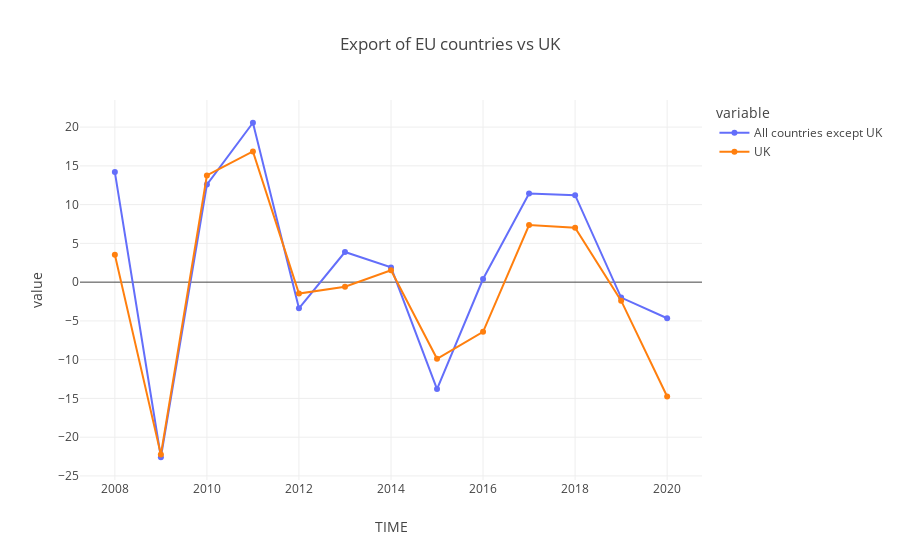

Notebook cell for this chart:
### Code cell
#dataframe: export EU countries vs UK in percentage change, previous period

df_ex_eu_gbr = df_ex_percent_eu[(df_ex_percent_eu.LOCATION == 'GBR')]      # only value of UK
df_ex_eu_other = df_ex_percent_eu[(df_ex_percent_eu.LOCATION != 'GBR')]    # value of all countries except UK

#take the yearly average value of all other countries except UK
df_ex_eu_avg = df_ex_eu_other.groupby('TIME').mean()
df_ex_eu_avg = df_ex_eu_avg.rename(columns={'Value': 'All countries except UK'})

#plotting
fig_ex_base_eu = px.line(df_ex_eu_avg['All countries except UK'], title='Export of EU countries vs UK', markers=True)
fig_ex_base_eu.add_scatter(x=df_ex_eu_gbr['TIME'], y=df_ex_eu_gbr['Value'], mode='lines+markers', name='UK')
fig_ex_base_eu.update_layout(template=None, autosize=False)

fig_ex_base_eu.show()

### Figure 1 — Plotly figure (JSON) as saved in the notebook; plotly's stock layout.template omitted (floating-point values rounded to 4 significant figures)
{"data": [{"hovertemplate": "variable=All countries except UK<br>TIME=%{x}<br>value=%{y}<extra></extra>", "legendgroup": "All countries except UK", "line": {"color": "#636efa", "dash": "solid"}, "marker": {"symbol": "circle"}, "mode": "lines+markers", "name": "All countries except UK", "orientation": "v", "showlegend": true, "type": "scatter", "x": [2008, 2009, 2010, 2011, 2012, 2013, 2014, 2015, 2016, 2017, 2018, 2019, 2020], "xaxis": "x", "y": [14.19, -22.59, 12.58, 20.56, -3.373, 3.887, 1.903, -13.8, 0.404, 11.44, 11.22, -1.993, -4.654], "yaxis": "y"}, {"mode": "lines+markers", "name": "UK", "type": "scatter", "x": [2008, 2009, 2010, 2011, 2012, 2013, 2014, 2015, 2016, 2017, 2018, 2019, 2020], "y": [3.54, -22.25, 13.77, 16.86, -1.477, -0.582, 1.532, -9.888, -6.413, 7.362, 7.022, -2.386, -14.75]}], "layout": {"autosize": false, "legend": {"title": {"text": "variable"}, "tracegroupgap": 0}, "title": {"text": "Export of EU countries vs UK"}, "xaxis": {"anchor": "y", "domain": [0, 1], "title": {"text": "TIME"}}, "yaxis": {"anchor": "x", "domain": [0, 1], "title": {"text": "value"}}}}
